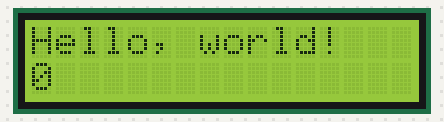
The sketch below on a simulated Arduino Uno, built with avr-gcc and run on an emulated ATmega328P. On the bench: 16×2 character LCD.

Above: at 0.1 s.
At 4.1 s:
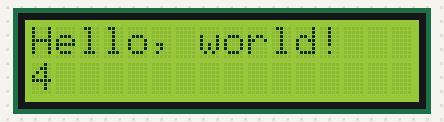
At 9.1 s:
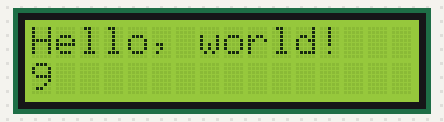
At 19.1 s:
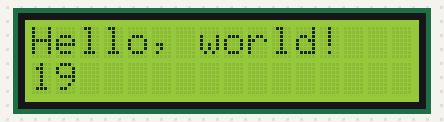
At 29.1 s:
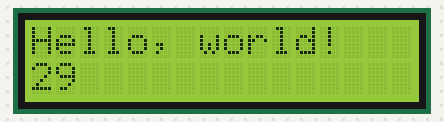
At 39.1 s:
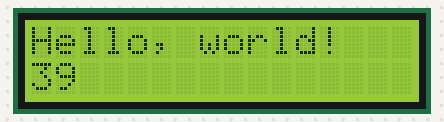

Measured:
- what the display in image 1 shows lasts 1.0 s, from 4.0 s to 5.0 s

The sketch:

LCDHelloWorld.ino
```cpp
#include <LiquidCrystal.h>          //the liquid crystal libarry contains commands for printing to the display

LiquidCrystal lcd(13, 12, 11, 10, 9, 8);   // tell the RedBoard what pins are connected to the display

void setup() {

  lcd.begin(16, 2);                 //tell the lcd library that we are using a display that is 16 characters wide and 2 characters high
  lcd.clear();                      //clear the display
}

void loop() {

  lcd.setCursor(0,0);               //set the cursor to the 0,0 position (top left corner)
  lcd.print("Hello, world!");       //print hello, world! starting at that position

  lcd.setCursor(0,1);               //mvoe the cursor to the first space of the bottom row
  lcd.print(millis()/1000);         //print the number of seconds that have passed since the last reset
}
```
